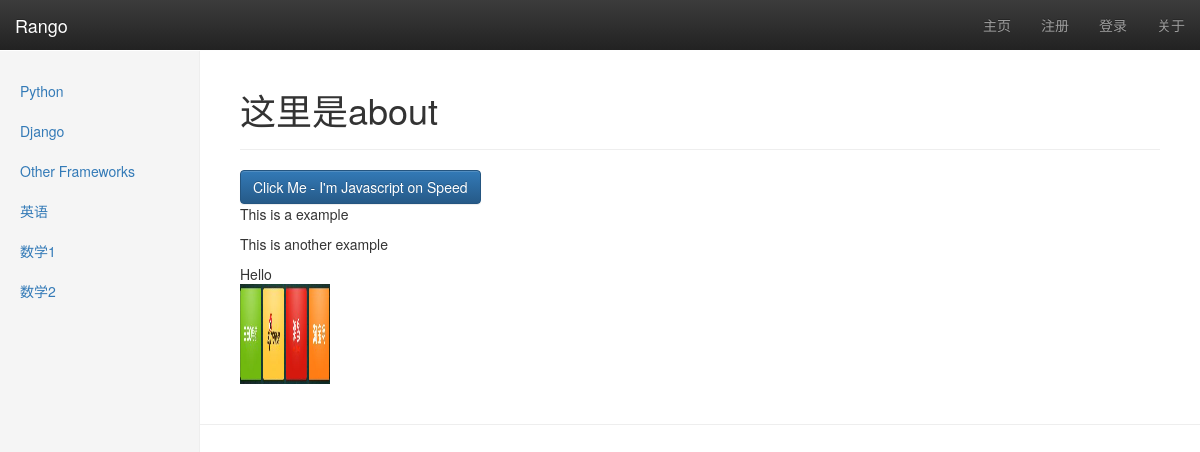
The page /ran/about/ on the database its author committed.
### ran/models.py (models this page shows, shortened)
class Category(models.Model):
    name = models.CharField(max_length=128, unique=True)
    views = models.IntegerField(default=0)
    likes = models.IntegerField(default=0)
    slug = models.SlugField(unique=True)

### ran/views.py (the view)
def about(request):
    context_dict = {'about': '这里是about'}
    return render(request, 'ran/about.html', context_dict)

### ran/templatetags/ran_extras.py (called while the page is built)
@register.inclusion_tag('ran/cats.html')
def get_category_list(cat=None):
    return {'cats': Category.objects.all(), 'act_cat': cat}

### templates/ran/about.html (shortened to what this page needs)
{% extends 'ran/base.html' %}
{% load staticfiles %}
{% block body_block %}
    <div class="page-header">
        <h1>{{ about }}</h1>
    </div>
    <button id="about-btn"> Click Me - I'm Javascript on Speed</button>
    <p>This is a example</p>
    <p>This is another example</p>
    <div id="msg">Hello</div>
    <img  width="90" height="100" src="{% static "images/nav.jpg" %}" alt="Picture of Rango" />
{% endblock %}

### templates/ran/cats.html
{% if cats %}
    <ul class="nav nav-sidebar">
    {% for c in cats %}
    {% if c == act_cat %}
        <li  class="active" >
    {% else  %}
        <li>
    {% endif %}
        <a href="/ran/category/{{ c.slug }}">{{ c.name }}</a></li>
    {% endfor %}
{% else %}
    <li><strong >There are no category present.</strong></li>
    </ul>
{% endif %}

### static/css/dashboard.css (style rules this page uses)
body { padding-top: 50px; }
.nav-sidebar { margin-right: -21px; margin-bottom: 20px; margin-left: -20px; }
.nav-sidebar > li > a { padding-right: 20px; padding-left: 20px; }
.main .page-header { margin-top: 0; }

### rows shown on the page
Category: name "Python"
Category: name "Django"
Category: name "Other Frameworks"
Category: name "英语"
Category: name "数学1"
Category: name "数学2"

### other values the page prints
{{ about }} "这里是about"
